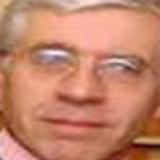
#> input picture test.jpg, 160 x 160 px
$ python -i rotate.py   (imports and definitions only)
#> lines starting #> are read from the running program, lines starting #| are printed output that depends on the picture
from PIL import Image
import numpy as np
import cv2
from matplotlib import pyplot as plt

def img_to_cv(image):
    imgarray = np.array(image)
    # r,g,b,a = cv2.split(imgarray)
    if imgarray.shape[2] == 3:
        imgarray = cv2.cvtColor(imgarray, cv2.COLOR_RGB2RGBA)
    r, g, b, a = cv2.split(imgarray)
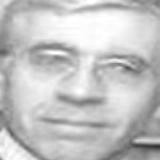
#> r: shape (160, 160); min 49, max 255, mean 195
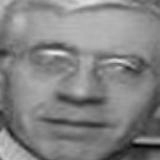
#> g: shape (160, 160); min 4, max 232, mean 131.3
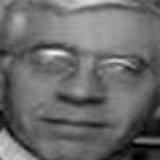
#> b: shape (160, 160); min 0, max 245, mean 106.1
#> a: shape (160, 160); every value is 255
    cvarray = cv2.merge([b, g, r, a])
    return cvarray


def rotate_bound_white_bg(imagecv, angle):

    # imagecv = img_to_cv(image)
    # grab the dimensions of the image and then determine the
    # center
    (h, w) = imagecv.shape[:2]
    (cX, cY) = (w // 2, h // 2)

    # grab the rotation matrix (applying the negative of the
    # angle to rotate clockwise), then grab the sine and cosine
    # (i.e., the rotation components of the matrix)
    M = cv2.getRotationMatrix2D((cX, cY), -angle, 1.0)

    # [12 lines of commented-out code are left out]
    rotated = cv2.warpAffine(imagecv, M, (w, h),borderValue=(255,255,255,0))
    b, g, r, a = cv2.split(rotated)
    rotated_array = cv2.merge([r, g, b, a])
    rt_sticker = Image.fromarray(np.uint8(rotated_array))
    return rt_sticker

# [4 lines of commented-out code are left out]

>>> import cv2
>>> picture = cv2.cvtColor(cv2.imread('../test.jpg'), cv2.COLOR_BGR2RGB)
>>> result = img_to_cv(picture)
